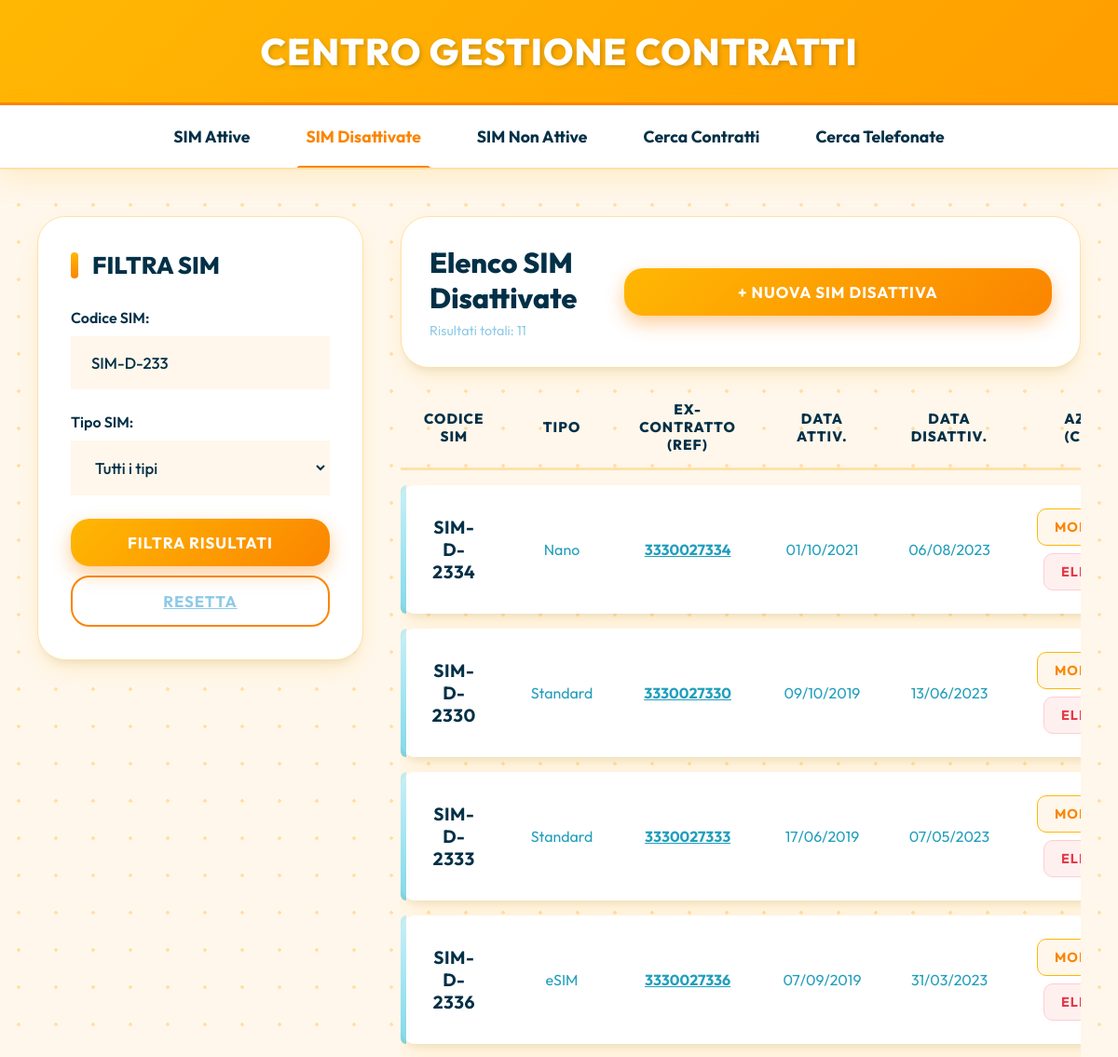
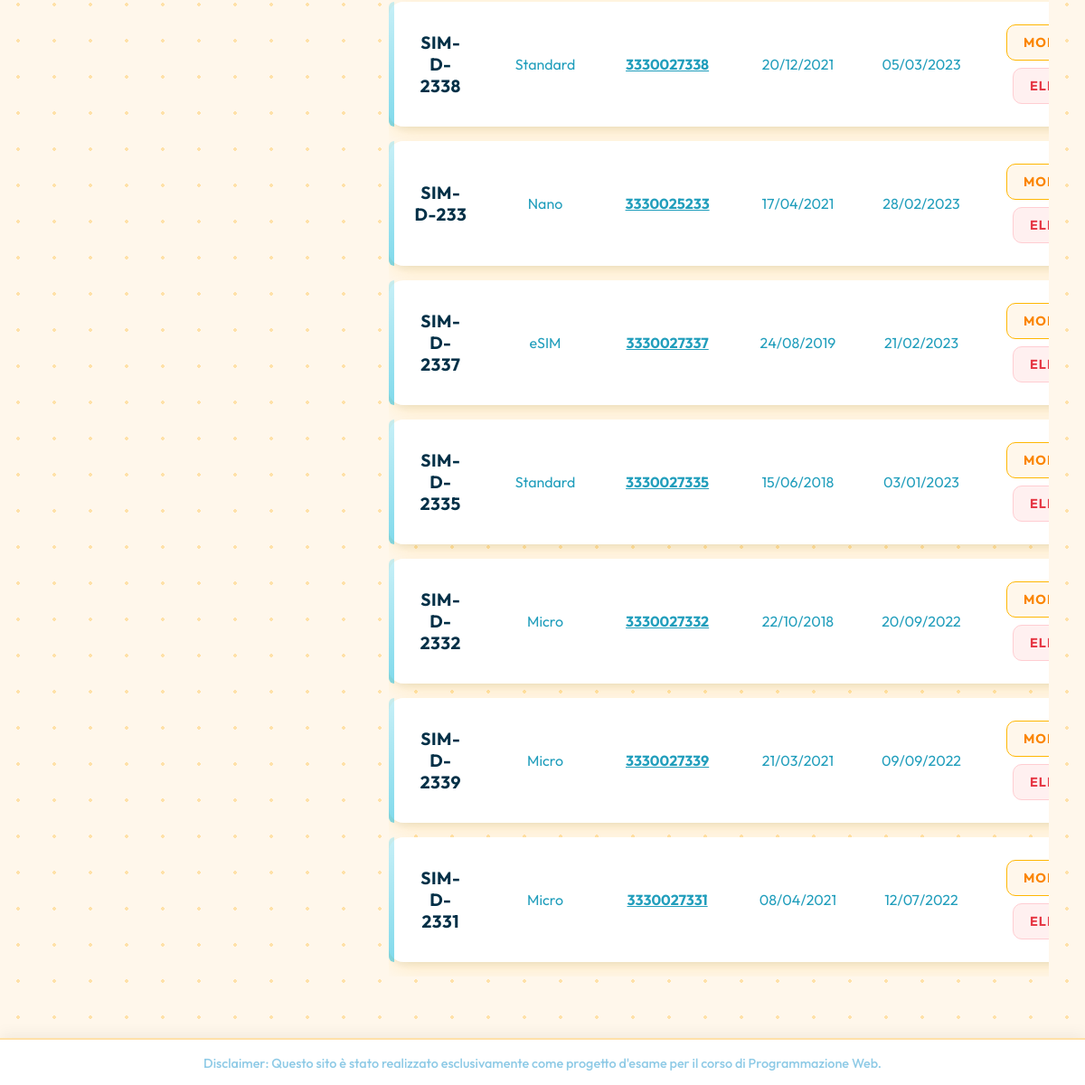
The page /codice/sim_disattivate.php?cerca-codice=SIM-D-233 on the database its author committed (2 pictures, top to bottom).
### tables this page shows
CREATE TABLE `SIMDisattiva` (
  `codice` varchar(50) NOT NULL,
  `tipoSIM` varchar(20) NOT NULL,
  `eraAssociataA` varchar(20) NOT NULL,
  `dataAttivazione` date NOT NULL,
  `dataDisattivazione` date NOT NULL,
  PRIMARY KEY (`codice`),
  KEY `eraAssociataA` (`eraAssociataA`),
  CONSTRAINT `simdisattiva_ibfk_1` FOREIGN KEY (`eraAssociataA`) REFERENCES `ContrattoTelefonico` (`numero`) ON DELETE CASCADE
);

### codice/sim_disattivate.php (the view, shortened to what this page needs)
<?php
require_once 'connessione.php';
$cerca_codice = isset($_GET['cerca-codice']) ? $conn->real_escape_string($_GET['cerca-codice']) : '';
$limit = 50;
$page = isset($_GET['page']) && is_numeric($_GET['page']) ? (int)$_GET['page'] : 1;
$offset = ($page - 1) * $limit;
$where_clause = " WHERE 1=1";
if (!empty($cerca_codice)) {
    $where_clause .= " AND S.codice LIKE '%$cerca_codice%'";
}
$sql_count = "SELECT COUNT(*) as totale FROM SIMDisattiva S" . $where_clause;
$r_count = $conn->query($sql_count);
$row_count = $r_count->fetch_assoc();
$total_rows = $row_count['totale'];
$sql_query = "SELECT S.codice, S.tipoSIM, S.eraAssociataA, S.dataAttivazione, S.dataDisattivazione
              FROM SIMDisattiva S
              " . $where_clause . "
              ORDER BY S.dataDisattivazione DESC
              LIMIT $limit OFFSET $offset";
$result = $conn->query($sql_query);
?>
<!DOCTYPE html>
<html lang="it">
<head>
    <link rel="stylesheet" href="style.css?v=<?php echo time(); ?>">
</head>
<body>
    <header class="site-header">
        <h1>Centro Gestione Contratti</h1>
    </header>
    <nav class="site-nav">
        <ul>
            <li><a href="index.php">SIM Attive</a></li>
            <li><a href="sim_disattivate.php" class="active">SIM Disattivate</a></li>
            <li><a href="sim_non_attive.php">SIM Non Attive</a></li>
            <li><a href="contratti.php">Cerca Contratti</a></li>
            <li><a href="telefonate.php">Cerca Telefonate</a></li>
        </ul>
    </nav>
    <div class="main-container">
        <aside class="filtro-ricerca">
            <h2>Filtra SIM</h2>
            <form action="sim_disattivate.php" method="GET">
                <div class="form-group">
                    <label for="cerca-codice">Codice SIM:</label>
                    <input type="text" id="cerca-codice" name="cerca-codice" placeholder="Es: SIM-D-1001" value="<?php echo htmlspecialchars($cerca_codice); ?>">
                </div>
                <div class="form-group">
                    <label for="cerca-tipo">Tipo SIM:</label>
                    <select id="cerca-tipo" name="cerca-tipo">
                        <option value="">Tutti i tipi</option>
                    </select>
                </div>
                <button type="submit" class="btn btn-primary">Filtra Risultati</button>
                <a href="sim_disattivate.php" class="btn btn-secondary" style="display:block; text-align:center; margin-top:10px; color:var(--text-muted); text-decoration:underline;">Resetta</a>
            </form>
        </aside>
        <main class="contenuto-risultati">
            <div class="header-risultati">
                <div>
                    <h2>Elenco SIM Disattivate</h2>
                    <span style="color:var(--text-muted); font-size: 0.9rem;">Risultati totali: <?php echo number_format($total_rows, 0, ',', '.'); ?></span>
                </div>
                <button class="btn btn-primary add-btn" onclick="openCreateModal()">+ Nuova SIM Disattiva</button>
            </div>
            <?php if ($result && $result->num_rows > 0): ?>
            <div class="table-wrapper">
                <table class="data-table data-table-disattiva">
                    <thead>
                        <tr>
                            <th>Codice SIM</th>
                            <th>Tipo</th>
                            <th>Ex-Contratto (Ref)</th>
                            <th>Data Attiv.</th>
                            <th>Data Disattiv.</th>
                            <th>Azioni (CRUD)</th>
                        </tr>
                    </thead>
                    <tbody>
                        <?php while ($row = $result->fetch_assoc()): ?>
                            <tr>
                                <td><strong><?php echo htmlspecialchars($row['codice']); ?></strong></td>
                                <td><?php echo htmlspecialchars($row['tipoSIM']); ?></td>
                                <td>
                                    <a href="contratti.php?cerca-num=<?php echo urlencode($row['eraAssociataA']); ?>" style="color:var(--brand-active); font-weight:bold;">
                                        <?php echo htmlspecialchars($row['eraAssociataA']); ?>
                                    </a>
                                </td>
                                <td><?php echo date('d/m/Y', strtotime($row['dataAttivazione'])); ?></td>
                                <td><?php echo date('d/m/Y', strtotime($row['dataDisattivazione'])); ?></td>
                                <td>
                                    <div class="actions">
                                        <button class="btn btn-sm btn-edit" onclick="openUpdateModal('<?php echo addslashes($row['codice']); ?>', '<?php echo addslashes($row['tipoSIM']); ?>', '<?php echo addslashes($row['eraAssociataA']); ?>', '<?php echo $row['dataAttivazione']; ?>', '<?php echo $row['dataDisattivazione']; ?>')">Modifica</button>
                                        <button class="btn btn-sm btn-delete" onclick="openDeleteModal('<?php echo addslashes($row['codice']); ?>')">Elimina</button>
                                    </div>
                                </td>
                            </tr>
                        <?php endwhile; ?>
                    </tbody>
                </table>
            </div>
            <?php else: ?>
                <p style="color:var(--text-muted); font-style:italic; margin-top:20px;">Nessuna SIM trovata per i criteri specificati.</p>
            <?php endif; ?>
        </main>
    </div>
    <footer class="site-footer"></footer>
</body>
</html>

### rows shown on the page
simdisattiva: codice "SIM-D-2334", tipoSIM "Nano", eraAssociataA "3330027334", dataAttivazione "01/10/2021", dataDisattivazione "06/08/2023"
simdisattiva: codice "SIM-D-2330", tipoSIM "Standard", eraAssociataA "3330027330", dataAttivazione "09/10/2019", dataDisattivazione "13/06/2023"
simdisattiva: codice "SIM-D-2333", tipoSIM "Standard", eraAssociataA "3330027333", dataAttivazione "17/06/2019", dataDisattivazione "07/05/2023"
simdisattiva: codice "SIM-D-2336", tipoSIM "eSIM", eraAssociataA "3330027336", dataAttivazione "07/09/2019", dataDisattivazione "31/03/2023"
simdisattiva: codice "SIM-D-2338", tipoSIM "Standard", eraAssociataA "3330027338", dataAttivazione "20/12/2021", dataDisattivazione "05/03/2023"
simdisattiva: codice "SIM-D-233", tipoSIM "Nano", eraAssociataA "3330025233", dataAttivazione "17/04/2021", dataDisattivazione "28/02/2023"
simdisattiva: codice "SIM-D-2337", tipoSIM "eSIM", eraAssociataA "3330027337", dataAttivazione "24/08/2019", dataDisattivazione "21/02/2023"
simdisattiva: codice "SIM-D-2335", tipoSIM "Standard", eraAssociataA "3330027335", dataAttivazione "15/06/2018", dataDisattivazione "03/01/2023"
simdisattiva: codice "SIM-D-2332", tipoSIM "Micro", eraAssociataA "3330027332", dataAttivazione "22/10/2018", dataDisattivazione "20/09/2022"
simdisattiva: codice "SIM-D-2339", tipoSIM "Micro", eraAssociataA "3330027339", dataAttivazione "21/03/2021", dataDisattivazione "09/09/2022"
simdisattiva: codice "SIM-D-2331", tipoSIM "Micro", eraAssociataA "3330027331", dataAttivazione "08/04/2021", dataDisattivazione "12/07/2022"

### other values the page prints
$total_rows "11"
